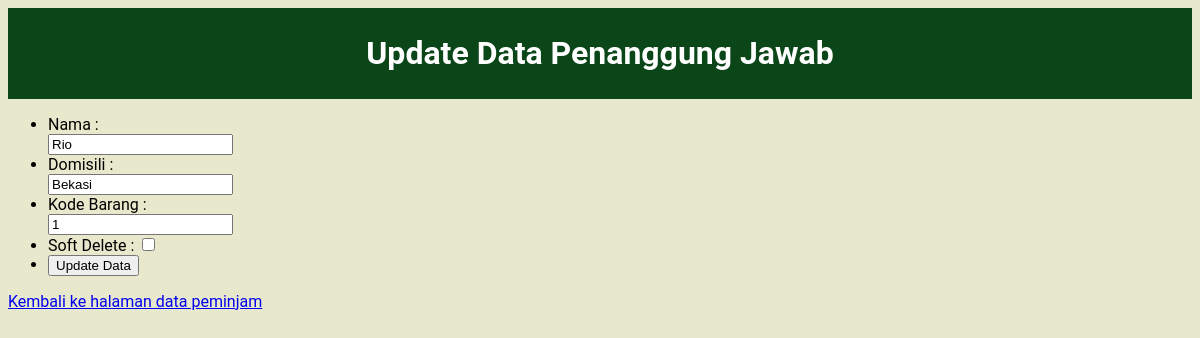
Screenshot of /inventaris_kantor/update_pj.php?id=1001 (signed in) with the database file from the repository.
### tables this page shows
CREATE TABLE `pj_barang` (
  `nip_pj` int(20) NOT NULL,
  `nama_pj` varchar(50) NOT NULL,
  `kode_barang` int(20) NOT NULL,
  `domisili_pj` varchar(50) NOT NULL,
  `IS_DELETED` bit(1) NOT NULL DEFAULT b'0'
);

### inventaris_kantor/functions.php (called while the page is built, shortened)
<?php
$conn = mysqli_connect("localhost","root","","inventaris_kantor");
function query($query) {
    global $conn;
    $result = mysqli_query($conn, $query);
    $rows = [];
    while ( $row = mysqli_fetch_assoc($result)) {
        $rows[] = $row;
    }
    return $rows;
}
?>

### inventaris_kantor/update_pj.php (the view, shortened to what this page needs)
<?php
require 'functions.php';
$id = $_GET["id"];
$updatepj = query("SELECT * FROM pj_barang WHERE nip_pj = $id")[0];
?>
<!DOCTYPE html>
<html lang="en">
<head>
    <link rel="stylesheet" href="form.css">
</head>
<body>
    <div class="judul">
    <h1>Update Data Penanggung Jawab</h1>
    </div>
    <form action="" method="post">
        <ul>
                <li>
                    <label for="nama">Nama : </label>
                    <input type="text" name="nama" id="nama" required
                    value="<?php echo $updatepj["nama_pj"]?>">
                </li>
                <li>
                    <label for="dom">Domisili : </label>
                    <input type="text" name="dom" id="dom"
                    value="<?php echo $updatepj["domisili_pj"]?>">
                </li>
                <li>
                    <label for="kode">Kode Barang : </label>
                    <input type="text" name="kode" id="kode" required
                    value="<?php echo $updatepj["kode_barang"]?>">
                </li>
                <li>
                    <label for="bit">Soft Delete : </label>
                    <input type="checkbox" name="bit" id="bit"
                    value="<?php echo $updatepj["IS_DELETED"]?>">
                </li>
                <li>
                    <button type="submit" name="submit">Update Data </button>
                </li>
        </ul>
    </form>
    <a href="data_pj.php">Kembali ke halaman data peminjam</a>
</body>
</html>

### inventaris_kantor/form.css (style rules this page uses)
body { font-family: 'Roboto', sans-serif; background-color: #E8E8CC; }
.judul { background-color: #0B4619; color: white; padding: 5px 20px; margin-bottom: 10px; }
h1 { text-align:center; }
form { width: 200px }

### rows the page displays
pj_barang: nama "Rio", dom "Bekasi", kode "1"
